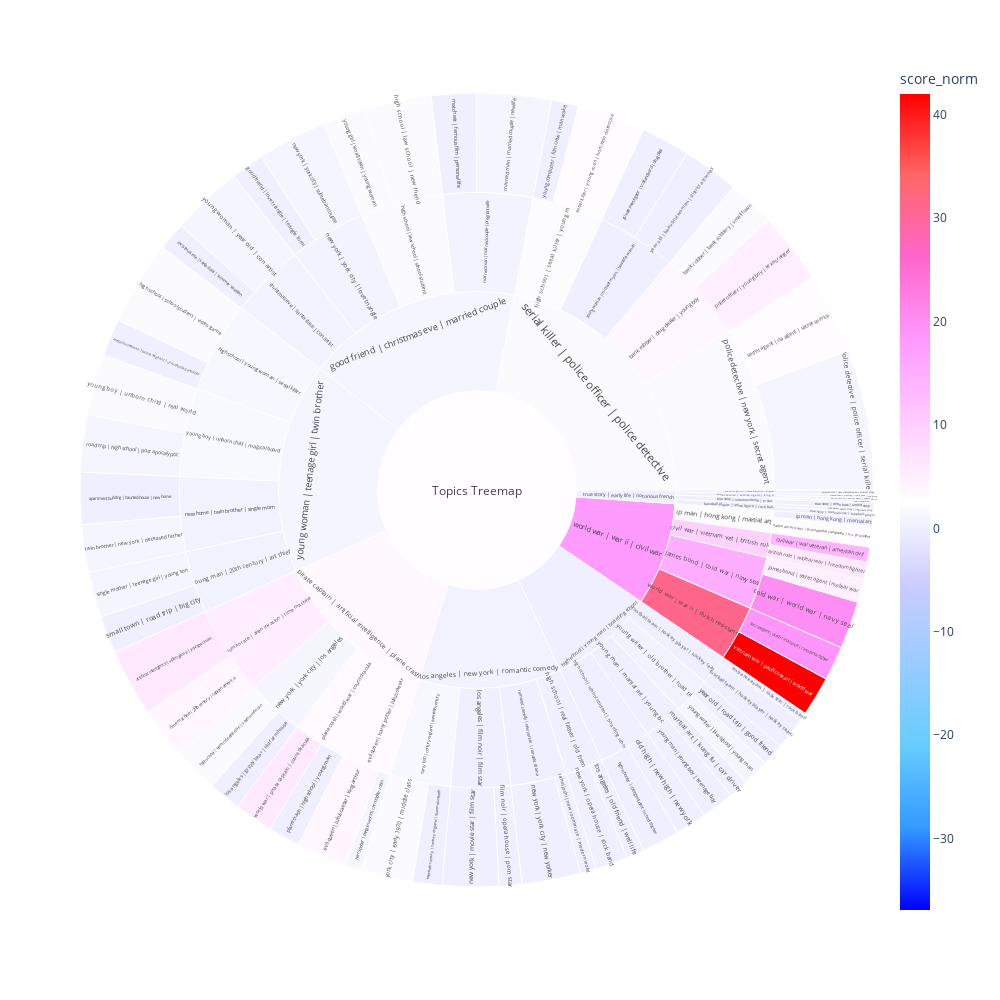

This figure's notebook cell:
### Code cell
fig = nested.nested_maps(
        size_rule="docs_size",
        map_type="sunburst",
        width=1000,
        height=1000,
        query=['war'])

fig.show()

### Figure 1 — Plotly figure (JSON) as saved in the notebook; plotly's stock layout.template omitted (floating-point values rounded to 4 significant figures)
{"data": [{"branchvalues": "total", "customdata": [[0], [6], [2], [6], [0], [14], [20], [0], [0], [4], [0], [0], [0], [1], [2], [2], [2], [0], [0], [5], [0], [0], [0], [1], [0], [0], [0], [3], [0], [0], [0], [1], [0], [0], [0], [1], [5], [0], [0], [1], [0], [3], [19], [0], [3], [1], [0], [4], [0], [0], [0], [0], [1], [42], [6], [0], [0], [2], [2], [0], [2], [0], [1], [1], [3.796], [0], [0.7206], [9.733], [1.279], [3.275], [0], [2], [0], [0], [2.146], [1.386], [5.136], [2.1], [15.16], [0], [0], [0.6258], [0.4779], [1.17], [0.6786], [3.278], [1.728], [0], [0], [0], [31.3], [1.516], [0.5487], [0], [0], [0.5441], [1.01], [0.128], [0.365], [3.447], [1.919], [0], [18.22], [1.043], [2.831]], "domain": {"x": [0, 1], "y": [0, 1]}, "hovertemplate": "labels=%{label}<br>topic_size=%{value}<br>parent=%{parent}<extra></extra>", "ids": ["Topics Treemap/young woman | teenage girl | twin brother/new home | twin brother | single mom/apartment building | haunted house | new home", "Topics Treemap/pirate captain | artificial intelligence | plane crash/human race | alien invasion | time machine/artificial intelligence | video game | young woman", "Topics Treemap/serial killer | police officer | police detective/bank robber | drug dealer | young boy/bank robber | bank robbery | small town", "Topics Treemap/world war | war ii | civil war/civil war | vietnam vet | british rule/british rule | nuclear war | freedom fighter", "Topics Treemap/good friend | christmas eve | married couple/christmas eve | santa claus | con artist/christmas eve | santa claus | summer vacation", "Topics Treemap/world war | war ii | civil war/civil war | vietnam vet | british rule/civil war | war veteran | american civil", "Topics Treemap/world war | war ii | civil war/james bond | cold war | navy seal/cold war | world war | navy seal", "Topics Treemap/true story | early life | notorious french/true story | notorious french | tv star/early life | notorious french | tv star", "Topics Treemap/high school | young man | boarding school/football team | hockey player | hockey team/entrance exam | rock star | rock band", "Topics Treemap/pirate captain | artificial intelligence | plane crash/evil queen | harry potter | julius caesar/evil queen | julius caesar | king arthur", "Topics Treemap/los angeles | new york | romantic comedy/los angeles | film noir | film star/film noir | opera house | porn star", "Topics Treemap/high school | young man | boarding school/football team | hockey player | hockey team/football team | hockey player | hockey team", "Topics Treemap/good friend | christmas eve | married couple/new york | york city | love triangle/good friend | love triangle | triangle form", "Topics Treemap/pirate captain | artificial intelligence | plane crash/evil queen | harry potter | julius caesar/harry potter | penguin world | christopher robin", "Topics Treemap/pirate captain | artificial intelligence | plane crash/new york | york city | los angeles/high school | homicide detective | south american", "Topics Treemap/good friend | christmas eve | married couple/high school | law school | school student/high school | law school | new friend", "Topics Treemap/young woman | teenage girl | twin brother/high school | young woman | serial killer/high school | school student | video game", "Topics Treemap/high school | young man | boarding school/high school | school student | boarding school/high schooler | college student | school teacher", "Topics Treemap/world war | war ii | civil war/ip man | hong kong | martial art/ip man | hong kong | martial art", "Topics Treemap/world war | war ii | civil war/james bond | cold war | navy seal/james bond | secret agent | nuclear war", "Topics Treemap/pirate captain | artificial intelligence | plane crash/new york | york city | los angeles/los angeles | grizzly bear | old farmhouse", "Topics Treemap/los angeles | new york | romantic comedy/high school | real father | old friend/los angeles | old friend | well life", "Topics Treemap/true story | early life | notorious french/marcellus gallio | tribune marcellus | original film/marcellus gallio | tribune marcellus", "Topics Treemap/good friend | christmas eve | married couple/married man | married couple | pregnant wife/married man | married couple | new life", "Topics Treemap/high school | young man | boarding school/young man | martial art | young boy/martial art | kung fu | car driver", "Topics Treemap/good friend | christmas eve | married couple/married man | married couple | pregnant wife/match wit | famous film | personal life", "Topics Treemap/young woman | teenage girl | twin brother/high school | young woman | serial killer/mysterious woman | police sergeant | unauthorized exorcism", "Topics Treemap/world war | war ii | civil war/ip man | hong kong | martial art/native americans | presidential candidate | u.s. president", "Topics Treemap/los angeles | new york | romantic comedy/los angeles | film noir | film star/new york | movie star | film star", "Topics Treemap/los angeles | new york | romantic comedy/high school | real father | old friend/new york | opera house | rock band", "Topics Treemap/los angeles | new york | romantic comedy/romantic comedy | new yorker | romantic drama/new york | york city | new yorker", "Topics Treemap/good friend | christmas eve | married couple/new york | york city | love triangle/new york | york city | suburban couple", "Topics Treemap/high school | young man | boarding school/high school | school student | boarding school/old high | new high | new york", "Topics Treemap/true story | early life | notorious french/marcellus gallio | tribune marcellus | original film/original film | new interpretation | musical stage", "Topics Treemap/pirate captain | artificial intelligence | plane crash/plane crash | world war | count dracula/plane crash | high school | young man", "Topics Treemap/serial killer | police officer | police detective/police detective | new york | secret agent/police detective | police officer | serial killer", "Topics Treemap/serial killer | police officer | police detective/bank robber | drug dealer | young boy/police officer | young boy | texas ranger", "Topics Treemap/serial killer | police officer | police detective/young woman | michael myers | beautiful woman/private investigator | scotland yard | drug deal", "Topics Treemap/los angeles | new york | romantic comedy/romantic comedy | new yorker | romantic drama/rahul joshi | new roommate | modern world", "Topics Treemap/young woman | teenage girl | twin brother/young boy | unborn child | magical board/road trip | high school | post apocalyptic", "Topics Treemap/true story | early life | notorious french/baseball player | union figure | rock band/rock band | heroic story | tragicomic story", "Topics Treemap/serial killer | police officer | police detective/police detective | new york | secret agent/secret agent | cia agent | secret service", "Topics Treemap/world war | war ii | civil war/world war | war ii | dutch resistance/secret agent | dutch resistance | resistance fighter", "Topics Treemap/true story | early life | notorious french/secret service | service agent | king arthur/secret service | service agent | deputy sheriff", "Topics Treemap/serial killer | police officer | police detective/high school | serial killer | young man/serial killer | young man | homicide detective", "Topics Treemap/young woman | teenage girl | twin brother/young man | 20th century | art thief/single mother | teenage girl | young son", "Topics Treemap/young woman | teenage girl | twin brother/young man | 20th century | art thief/small town | road trip | big city", "Topics Treemap/pirate captain | artificial intelligence | plane crash/human race | alien invasion | time machine/time machine | 20th century | captain america", "Topics Treemap/true story | early life | notorious french/secret service | service agent | king arthur/transatlantic crossing | robin hood | rap group", "Topics Treemap/true story | early life | notorious french/true story | notorious french | tv star/true story | crime boss | untold story", "Topics Treemap/true story | early life | notorious french/baseball player | union figure | rock band/true story | meteoric rise | baseball player", "Topics Treemap/los angeles | new york | romantic comedy/early 1970 | century england | twentieth century/twentieth century | century england | queen elizabeth", "Topics Treemap/young woman | teenage girl | twin brother/new home | twin brother | single mom/twin brother | new york | deceased father", "Topics Treemap/world war | war ii | civil war/world war | war ii | dutch resistance/vietnam war | pacific ocean | world war", "Topics Treemap/pirate captain | artificial intelligence | plane crash/plane crash | world war | count dracula/world war | pirate captain | count dracula", "Topics Treemap/serial killer | police officer | police detective/young woman | michael myers | beautiful woman/year old | beautiful woman | district attorney", "Topics Treemap/high school | young man | boarding school/young writer | old brother | road trip/year old | road trip | good friend", "Topics Treemap/los angeles | new york | romantic comedy/early 1970 | century england | twentieth century/york city | early 1970 | middle class", "Topics Treemap/young woman | teenage girl | twin brother/young boy | unborn child | magical board/young boy | unborn child | real world", "Topics Treemap/serial killer | police officer | police detective/high school | serial killer | young man/young computer | film crew | man wake", "Topics Treemap/good friend | christmas eve | married couple/high school | law school | school student/young girl | small town | young woman", "Topics Treemap/high school | young man | boarding school/young man | martial art | young boy/young man | young boy | teenage boy", "Topics Treemap/good friend | christmas eve | married couple/christmas eve | santa claus | con artist/young woman | year old | con artist", "Topics Treemap/high school | young man | boarding school/young writer | old brother | road trip/young writer | law school | young man", "Topics Treemap/serial killer | police officer | police detective/bank robber | drug dealer | young boy", "Topics Treemap/true story | early life | notorious french/baseball player | union figure | rock band", "Topics Treemap/good friend | christmas eve | married couple/christmas eve | santa claus | con artist", "Topics Treemap/world war | war ii | civil war/civil war | vietnam vet | british rule", "Topics Treemap/los angeles | new york | romantic comedy/early 1970 | century england | twentieth century", "Topics Treemap/pirate captain | artificial intelligence | plane crash/evil queen | harry potter | julius caesar", "Topics Treemap/high school | young man | boarding school/football team | hockey player | hockey team", "Topics Treemap/good friend | christmas eve | married couple/high school | law school | school student", "Topics Treemap/los angeles | new york | romantic comedy/high school | real father | old friend", "Topics Treemap/high school | young man | boarding school/high school | school student | boarding school", "Topics Treemap/serial killer | police officer | police detective/high school | serial killer | young man", "Topics Treemap/young woman | teenage girl | twin brother/high school | young woman | serial killer", "Topics Treemap/pirate captain | artificial intelligence | plane crash/human race | alien invasion | time machine", "Topics Treemap/world war | war ii | civil war/ip man | hong kong | martial art", "Topics Treemap/world war | war ii | civil war/james bond | cold war | navy seal", "Topics Treemap/los angeles | new york | romantic comedy/los angeles | film noir | film star", "Topics Treemap/true story | early life | notorious french/marcellus gallio | tribune marcellus | original film", "Topics Treemap/good friend | christmas eve | married couple/married man | married couple | pregnant wife", "Topics Treemap/young woman | teenage girl | twin brother/new home | twin brother | single mom", "Topics Treemap/pirate captain | artificial intelligence | plane crash/new york | york city | los angeles", "Topics Treemap/good friend | christmas eve | married couple/new york | york city | love triangle", "Topics Treemap/pirate captain | artificial intelligence | plane crash/plane crash | world war | count dracula", "Topics Treemap/serial killer | police officer | police detective/police detective | new york | secret agent", "Topics Treemap/los angeles | new york | romantic comedy/romantic comedy | new yorker | romantic drama", "Topics Treemap/true story | early life | notorious french/secret service | service agent | king arthur", "Topics Treemap/true story | early life | notorious french/true story | notorious french | tv star", "Topics Treemap/world war | war ii | civil war/world war | war ii | dutch resistance", "Topics Treemap/young woman | teenage girl | twin brother/young boy | unborn child | magical board", "Topics Treemap/young woman | teenage girl | twin brother/young man | 20th century | art thief", "Topics Treemap/high school | young man | boarding school/young man | martial art | young boy", "Topics Treemap/serial killer | police officer | police detective/young woman | michael myers | beautiful woman", "Topics Treemap/high school | young man | boarding school/young writer | old brother | road trip", "Topics Treemap/good friend | christmas eve | married couple", "Topics Treemap/high school | young man | boarding school", "Topics Treemap/los angeles | new york | romantic comedy", "Topics Treemap/pirate captain | artificial intelligence | plane crash", "Topics Treemap/serial killer | police officer | police detective", "Topics Treemap/true story | early life | notorious french", "Topics Treemap/world war | war ii | civil war", "Topics Treemap/young woman | teenage girl | twin brother", "Topics Treemap"], "labels": ["apartment building | haunted house | new home", "artificial intelligence | video game | young woman", "bank robber | bank robbery | small town", "british rule | nuclear war | freedom fighter", "christmas eve | santa claus | summer vacation", "civil war | war veteran | american civil", "cold war | world war | navy seal", "early life | notorious french | tv star", "entrance exam | rock star | rock band", "evil queen | julius caesar | king arthur", "film noir | opera house | porn star", "football team | hockey player | hockey team", "good friend | love triangle | triangle form", "harry potter | penguin world | christopher robin", "high school | homicide detective | south american", "high school | law school | new friend", "high school | school student | video game", "high schooler | college student | school teacher", "ip man | hong kong | martial art", "james bond | secret agent | nuclear war", "los angeles | grizzly bear | old farmhouse", "los angeles | old friend | well life", "marcellus gallio | tribune marcellus", "married man | married couple | new life", "martial art | kung fu | car driver", "match wit | famous film | personal life", "mysterious woman | police sergeant | unauthorized exorcism", "native americans | presidential candidate | u.s. president", "new york | movie star | film star", "new york | opera house | rock band", "new york | york city | new yorker", "new york | york city | suburban couple", "old high | new high | new york", "original film | new interpretation | musical stage", "plane crash | high school | young man", "police detective | police officer | serial killer", "police officer | young boy | texas ranger", "private investigator | scotland yard | drug deal", "rahul joshi | new roommate | modern world", "road trip | high school | post apocalyptic", "rock band | heroic story | tragicomic story", "secret agent | cia agent | secret service", "secret agent | dutch resistance | resistance fighter", "secret service | service agent | deputy sheriff", "serial killer | young man | homicide detective", "single mother | teenage girl | young son", "small town | road trip | big city", "time machine | 20th century | captain america", "transatlantic crossing | robin hood | rap group", "true story | crime boss | untold story", "true story | meteoric rise | baseball player", "twentieth century | century england | queen elizabeth", "twin brother | new york | deceased father", "vietnam war | pacific ocean | world war", "world war | pirate captain | count dracula", "year old | beautiful woman | district attorney", "year old | road trip | good friend", "york city | early 1970 | middle class", "young boy | unborn child | real world", "young computer | film crew | man wake", "young girl | small town | young woman", "young man | young boy | teenage boy", "young woman | year old | con artist", "young writer | law school | young man", "bank robber | drug dealer | young boy", "baseball player | union figure | rock band", "christmas eve | santa claus | con artist", "civil war | vietnam vet | british rule", "early 1970 | century england | twentieth century", "evil queen | harry potter | julius caesar", "football team | hockey player | hockey team", "high school | law school | school student", "high school | real father | old friend", "high school | school student | boarding school", "high school | serial killer | young man", "high school | young woman | serial killer", "human race | alien invasion | time machine", "ip man | hong kong | martial art", "james bond | cold war | navy seal", "los angeles | film noir | film star", "marcellus gallio | tribune marcellus | original film", "married man | married couple | pregnant wife", "new home | twin brother | single mom", "new york | york city | los angeles", "new york | york city | love triangle", "plane crash | world war | count dracula", "police detective | new york | secret agent", "romantic comedy | new yorker | romantic drama", "secret service | service agent | king arthur", "true story | notorious french | tv star", "world war | war ii | dutch resistance", "young boy | unborn child | magical board", "young man | 20th century | art thief", "young man | martial art | young boy", "young woman | michael myers | beautiful woman", "young writer | old brother | road trip", "good friend | christmas eve | married couple", "high school | young man | boarding school", "los angeles | new york | romantic comedy", "pirate captain | artificial intelligence | plane crash", "serial killer | police officer | police detective", "true story | early life | notorious french", "world war | war ii | civil war", "young woman | teenage girl | twin brother", "Topics Treemap"], "level": "Topics Treemap", "marker": {"coloraxis": "coloraxis", "colors": [0, 6, 2, 6, 0, 14, 20, 0, 0, 4, 0, 0, 0, 1, 2, 2, 2, 0, 0, 5, 0, 0, 0, 1, 0, 0, 0, 3, 0, 0, 0, 1, 0, 0, 0, 1, 5, 0, 0, 1, 0, 3, 19, 0, 3, 1, 0, 4, 0, 0, 0, 0, 1, 42, 6, 0, 0, 2, 2, 0, 2, 0, 1, 1, 3.796, 0, 0.7206, 9.733, 1.279, 3.275, 0, 2, 0, 0, 2.146, 1.386, 5.136, 2.1, 15.16, 0, 0, 0.6258, 0.4779, 1.17, 0.6786, 3.278, 1.728, 0, 0, 0, 31.3, 1.516, 0.5487, 0, 0, 0.5441, 1.01, 0.128, 0.365, 3.447, 1.919, 0, 18.22, 1.043, 2.831]}, "name": "", "parents": ["Topics Treemap/young woman | teenage girl | twin brother/new home | twin brother | single mom", "Topics Treemap/pirate captain | artificial intelligence | plane crash/human race | alien invasion | time machine", "Topics Treemap/serial killer | police officer | police detective/bank robber | drug dealer | young boy", "Topics Treemap/world war | war ii | civil war/civil war | vietnam vet | british rule", "Topics Treemap/good friend | christmas eve | married couple/christmas eve | santa claus | con artist", "Topics Treemap/world war | war ii | civil war/civil war | vietnam vet | british rule", "Topics Treemap/world war | war ii | civil war/james bond | cold war | navy seal", "Topics Treemap/true story | early life | notorious french/true story | notorious french | tv star", "Topics Treemap/high school | young man | boarding school/football team | hockey player | hockey team", "Topics Treemap/pirate captain | artificial intelligence | plane crash/evil queen | harry potter | julius caesar", "Topics Treemap/los angeles | new york | romantic comedy/los angeles | film noir | film star", "Topics Treemap/high school | young man | boarding school/football team | hockey player | hockey team", "Topics Treemap/good friend | christmas eve | married couple/new york | york city | love triangle", "Topics Treemap/pirate captain | artificial intelligence | plane crash/evil queen | harry potter | julius caesar", "Topics Treemap/pirate captain | artificial intelligence | plane crash/new york | york city | los angeles", "Topics Treemap/good friend | christmas eve | married couple/high school | law school | school student", "Topics Treemap/young woman | teenage girl | twin brother/high school | young woman | serial killer", "Topics Treemap/high school | young man | boarding school/high school | school student | boarding school", "Topics Treemap/world war | war ii | civil war/ip man | hong kong | martial art", "Topics Treemap/world war | war ii | civil war/james bond | cold war | navy seal", "Topics Treemap/pirate captain | artificial intelligence | plane crash/new york | york city | los angeles", "Topics Treemap/los angeles | new york | romantic comedy/high school | real father | old friend", "Topics Treemap/true story | early life | notorious french/marcellus gallio | tribune marcellus | original film", "Topics Treemap/good friend | christmas eve | married couple/married man | married couple | pregnant wife", "Topics Treemap/high school | young man | boarding school/young man | martial art | young boy", "Topics Treemap/good friend | christmas eve | married couple/married man | married couple | pregnant wife", "Topics Treemap/young woman | teenage girl | twin brother/high school | young woman | serial killer", "Topics Treemap/world war | war ii | civil war/ip man | hong kong | martial art", "Topics Treemap/los angeles | new york | romantic comedy/los angeles | film noir | film star", "Topics Treemap/los angeles | new york | romantic comedy/high school | real father | old friend", "Topics Treemap/los angeles | new york | romantic comedy/romantic comedy | new yorker | romantic drama", "Topics Treemap/good friend | christmas eve | married couple/new york | york city | love triangle", "Topics Treemap/high school | young man | boarding school/high school | school student | boarding school", "Topics Treemap/true story | early life | notorious french/marcellus gallio | tribune marcellus | original film", "Topics Treemap/pirate captain | artificial intelligence | plane crash/plane crash | world war | count dracula", "Topics Treemap/serial killer | police officer | police detective/police detective | new york | secret agent", "Topics Treemap/serial killer | police officer | police detective/bank robber | drug dealer | young boy", "Topics Treemap/serial killer | police officer | police detective/young woman | michael myers | beautiful woman", "Topics Treemap/los angeles | new york | romantic comedy/romantic comedy | new yorker | romantic drama", "Topics Treemap/young woman | teenage girl | twin brother/young boy | unborn child | magical board", "Topics Treemap/true story | early life | notorious french/baseball player | union figure | rock band", "Topics Treemap/serial killer | police officer | police detective/police detective | new york | secret agent", "Topics Treemap/world war | war ii | civil war/world war | war ii | dutch resistance", "Topics Treemap/true story | early life | notorious french/secret service | service agent | king arthur", "Topics Treemap/serial killer | police officer | police detective/high school | serial killer | young man", "Topics Treemap/young woman | teenage girl | twin brother/young man | 20th century | art thief", "Topics Treemap/young woman | teenage girl | twin brother/young man | 20th century | art thief", "Topics Treemap/pirate captain | artificial intelligence | plane crash/human race | alien invasion | time machine", "Topics Treemap/true story | early life | notorious french/secret service | service agent | king arthur", "Topics Treemap/true story | early life | notorious french/true story | notorious french | tv star", "Topics Treemap/true story | early life | notorious french/baseball player | union figure | rock band", "Topics Treemap/los angeles | new york | romantic comedy/early 1970 | century england | twentieth century", "Topics Treemap/young woman | teenage girl | twin brother/new home | twin brother | single mom", "Topics Treemap/world war | war ii | civil war/world war | war ii | dutch resistance", "Topics Treemap/pirate captain | artificial intelligence | plane crash/plane crash | world war | count dracula", "Topics Treemap/serial killer | police officer | police detective/young woman | michael myers | beautiful woman", "Topics Treemap/high school | young man | boarding school/young writer | old brother | road trip", "Topics Treemap/los angeles | new york | romantic comedy/early 1970 | century england | twentieth century", "Topics Treemap/young woman | teenage girl | twin brother/young boy | unborn child | magical board", "Topics Treemap/serial killer | police officer | police detective/high school | serial killer | young man", "Topics Treemap/good friend | christmas eve | married couple/high school | law school | school student", "Topics Treemap/high school | young man | boarding school/young man | martial art | young boy", "Topics Treemap/good friend | christmas eve | married couple/christmas eve | santa claus | con artist", "Topics Treemap/high school | young man | boarding school/young writer | old brother | road trip", "Topics Treemap/serial killer | police officer | police detective", "Topics Treemap/true story | early life | notorious french", "Topics Treemap/good friend | christmas eve | married couple", "Topics Treemap/world war | war ii | civil war", "Topics Treemap/los angeles | new york | romantic comedy", "Topics Treemap/pirate captain | artificial intelligence | plane crash", "Topics Treemap/high school | young man | boarding school", "Topics Treemap/good friend | christmas eve | married couple", "Topics Treemap/los angeles | new york | romantic comedy", "Topics Treemap/high school | young man | boarding school", "Topics Treemap/serial killer | police officer | police detective", "Topics Treemap/young woman | teenage girl | twin brother", "Topics Treemap/pirate captain | artificial intelligence | plane crash", "Topics Treemap/world war | war ii | civil war", "Topics Treemap/world war | war ii | civil war", "Topics Treemap/los angeles | new york | romantic comedy", "Topics Treemap/true story | early life | notorious french", "Topics Treemap/good friend | christmas eve | married couple", "Topics Treemap/young woman | teenage girl | twin brother", "Topics Treemap/pirate captain | artificial intelligence | plane crash", "Topics Treemap/good friend | christmas eve | married couple", "Topics Treemap/pirate captain | artificial intelligence | plane crash", "Topics Treemap/serial killer | police officer | police detective", "Topics Treemap/los angeles | new york | romantic comedy", "Topics Treemap/true story | early life | notorious french", "Topics Treemap/true story | early life | notorious french", "Topics Treemap/world war | war ii | civil war", "Topics Treemap/young woman | teenage girl | twin brother", "Topics Treemap/young woman | teenage girl | twin brother", "Topics Treemap/high school | young man | boarding school", "Topics Treemap/serial killer | police officer | police detective", "Topics Treemap/high school | young man | boarding school", "Topics Treemap", "Topics Treemap", "Topics Treemap", "Topics Treemap", "Topics Treemap", "Topics Treemap", "Topics Treemap", "Topics Treemap", ""], "root": {"color": "lightgrey"}, "type": "sunburst", "values": [71, 92, 65, 24, 38, 21, 65, 3, 11, 69, 31, 44, 45, 22, 62, 91, 115, 52, 12, 31, 44, 24, 1, 102, 26, 61, 51, 28, 77, 44, 80, 95, 43, 5, 44, 192, 97, 67, 22, 78, 5, 110, 47, 4, 93, 62, 51, 70, 4, 8, 7, 40, 65, 54, 53, 77, 31, 71, 83, 37, 59, 45, 98, 37, 162, 12, 136, 45, 111, 91, 55, 150, 68, 95, 130, 166, 162, 40, 96, 108, 6, 163, 136, 106, 140, 97, 302, 102, 8, 11, 101, 161, 113, 71, 144, 68, 589, 289, 389, 456, 738, 37, 282, 576, 3356]}], "layout": {"coloraxis": {"cmid": 2.547, "colorbar": {"title": {"text": "score_norm"}}, "colorscale": [[0, "rgb(0,0,255)"], [0.1, "rgb(51,153,255)"], [0.2, "rgb(102,204,255)"], [0.3, "rgb(153,204,255)"], [0.4, "rgb(204,204,255)"], [0.5, "rgb(255,255,255)"], [0.6, "rgb(255,204,255)"], [0.7, "rgb(255,153,255)"], [0.8, "rgb(255,102,204)"], [0.9, "rgb(255,102,102)"], [1, "rgb(255,0,0)"]]}, "height": 1000, "legend": {"tracegroupgap": 0}, "margin": {"t": 60}, "width": 1000}}
